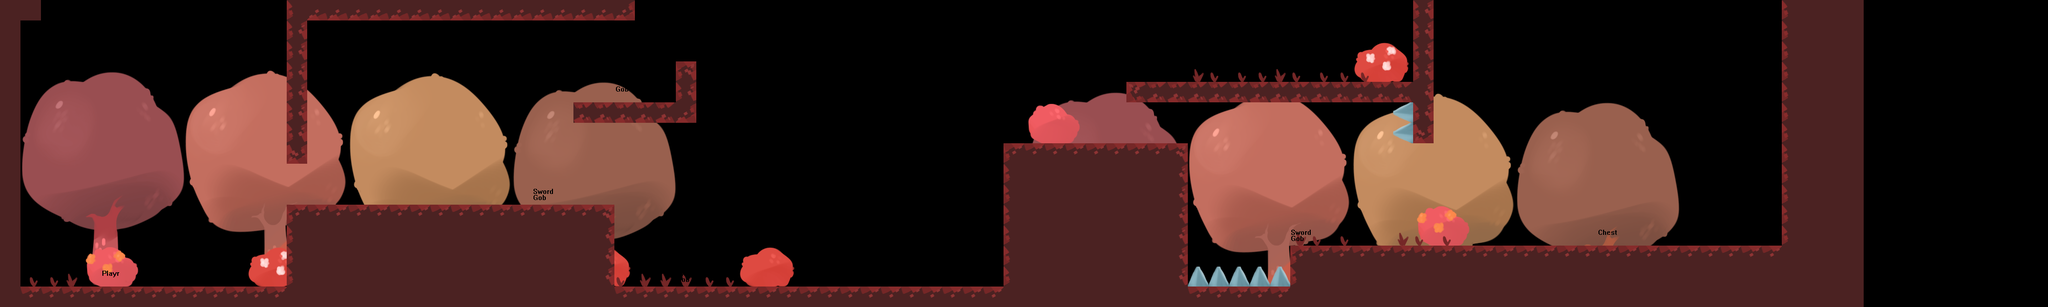

This game map was drawn from its Tiled (.tmx) file and the tilesets committed beside it. A one-line description and the trimmed map source follow:
An orthogonal 100x15 tile map with 40x40 px tiles, 5 tile layers (Bg1, Bg2, Bg3, Solid Tiles, ...).

<map version="1.0" orientation="orthogonal" renderorder="right-down" width="100" height="15" tilewidth="40" tileheight="40" nextobjectid="1">
 <tileset firstgid="1" name="Tileset" tilewidth="40" tileheight="40" tilecount="540">
  <image source="../images/tileset.png" width="1800" height="480" />
 </tileset>
 <layer name="Bg1" width="100" height="15">
  <data>[1500 cells, 546 non-empty, 273 distinct tile ids]</data>
 </layer>
 <layer name="Bg2" width="100" height="15">
  <data>[1500 cells, 48 non-empty, 24 distinct tile ids]</data>
 </layer>
 <layer name="Bg3" width="100" height="15">
  <data>[1500 cells, 36 non-empty, 3 distinct tile ids]</data>
 </layer>
 <layer name="Solid Tiles" width="100" height="15">
  <data>[1500 cells, 390 non-empty, 13 distinct tile ids]</data>
 </layer>
 <layer name="PCs" width="100" height="15">
  <data>[1500 cells, 13 non-empty, 6 distinct tile ids]</data>
 </layer>
</map>
